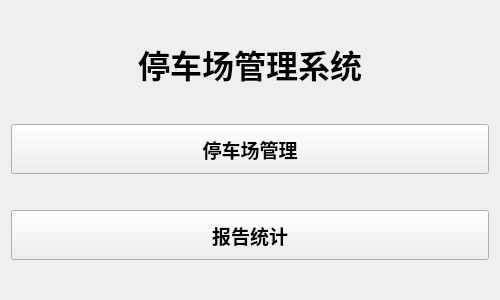
<?xml version="1.0" encoding="UTF-8"?>
<ui version="4.0">
 <class>MainMenu</class>
 <widget class="QMainWindow" name="MainMenu">
  <property name="geometry">
   <rect>
    <x>0</x>
    <y>0</y>
    <width>500</width>
    <height>300</height>
   </rect>
  </property>
  <property name="windowTitle">
   <string>停车场管理系统 - 主菜单</string>
  </property>
  <widget class="QWidget" name="centralWidget">
   <layout class="QVBoxLayout" name="verticalLayout">
    <item>
     <spacer name="verticalSpacer">
      <property name="orientation">
       <enum>Qt::Vertical</enum>
      </property>
      <property name="sizeHint" stdset="0">
       <size>
        <width>20</width>
        <height>20</height>
       </size>
      </property>
     </spacer>
    </item>
    <item>
     <widget class="QLabel" name="lblSystemName">
      <property name="text">
       <string>停车场管理系统</string>
      </property>
      <property name="alignment">
       <set>Qt::AlignCenter</set>
      </property>
      <property name="font">
       <font>
        <pointsize>24</pointsize>
        <weight>75</weight>
        <bold>true</bold>
       </font>
      </property>
     </widget>
    </item>
    <item>
     <spacer name="verticalSpacer_4">
      <property name="orientation">
       <enum>Qt::Vertical</enum>
      </property>
      <property name="sizeHint" stdset="0">
       <size>
        <width>20</width>
        <height>30</height>
       </size>
      </property>
     </spacer>
    </item>
    <item>
     <widget class="QPushButton" name="btnParkingManagement">
      <property name="minimumSize">
       <size>
        <width>300</width>
        <height>50</height>
       </size>
      </property>
      <property name="font">
       <font>
        <pointsize>14</pointsize>
        <weight>75</weight>
        <bold>true</bold>
       </font>
      </property>
      <property name="text">
       <string>停车场管理</string>
      </property>
     </widget>
    </item>
    <item>
     <spacer name="verticalSpacer_2">
      <property name="orientation">
       <enum>Qt::Vertical</enum>
      </property>
      <property name="sizeHint" stdset="0">
       <size>
        <width>20</width>
        <height>30</height>
       </size>
      </property>
     </spacer>
    </item>
    <item>
     <widget class="QPushButton" name="btnReportStatistics">
      <property name="minimumSize">
       <size>
        <width>300</width>
        <height>50</height>
       </size>
      </property>
      <property name="font">
       <font>
        <pointsize>14</pointsize>
        <weight>75</weight>
        <bold>true</bold>
       </font>
      </property>
      <property name="text">
       <string>报告统计</string>
      </property>
     </widget>
    </item>
    <item>
     <spacer name="verticalSpacer_3">
      <property name="orientation">
       <enum>Qt::Vertical</enum>
      </property>
      <property name="sizeHint" stdset="0">
       <size>
        <width>20</width>
        <height>20</height>
       </size>
      </property>
     </spacer>
    </item>
   </layout>
  </widget>
 </widget>
 <layoutdefault spacing="6" margin="11"/>
 <resources/>
 <connections/>
</ui>
